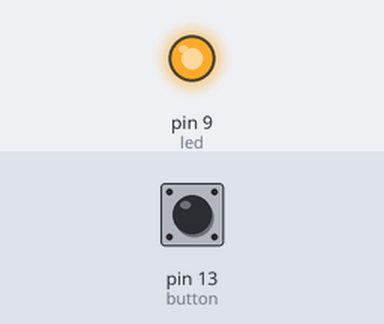
Simulated run of this sketch. Board: Arduino Uno, built with avr-gcc and run on an emulated ATmega328P. On the bench: output pins drawn as LEDs (lit = HIGH). Inputs (shaded band) come from the test bench; at power-on: pin 13 (button) LOW. What the sketch prints to the serial monitor is not drawn.

Above: at 1.2 s.
1.3 s: pin 13 (button) pulled HIGH for 0.15 s
At 4.1 s:
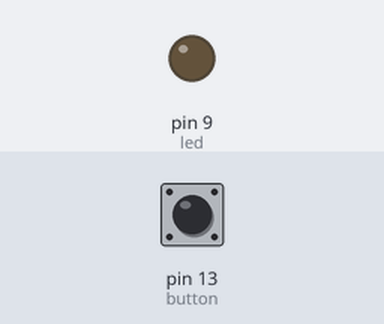
4.4 s: pin 13 (button) pulled HIGH for 1 s
At 6.9 s:
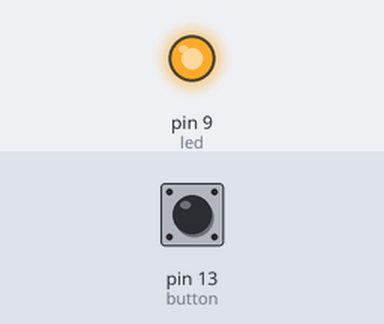
7.9 s: pin 13 (button) pulled HIGH for 3.2 s
At 10.8 s:
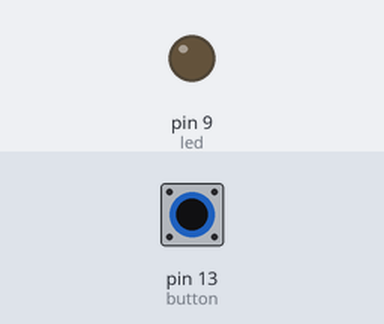
Timing chart, 0 to 12.3 s (numbered marks = the images above; inputs shaded):
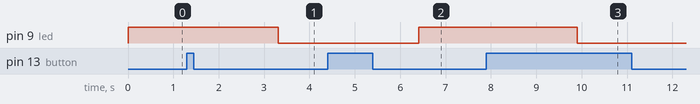

Measured:
- after the input at 1.3 s, pin 9 (led): HIGH → LOW after 2.0 s
- after the input at 4.4 s, pin 9 (led): LOW → HIGH after 2.0 s
- after the input at 7.9 s, pin 9 (led): HIGH → LOW after 2.0 s

The sketch:

button_light_detect_long_press.ino
```cpp
int button = 13;
int led = 9;

int lightOn = HIGH;
int previousButtonState = LOW;
int buttonState = HIGH;
boolean buttonActive = false;

long timer;
long longPressTime = 2000;

void setup() {
  Serial.begin(9600);
  pinMode(led, OUTPUT);
  pinMode(button, INPUT);

}

void loop() {

  buttonState = digitalRead(button);
  Serial.println(buttonState);

  if (buttonState == HIGH && previousButtonState == LOW) {
    // if state is 1 and previous state was 0 (if state changed)
    buttonActive = true;
    timer = millis(); // start timer
  }

  if (buttonActive && millis() - timer > longPressTime) {
    // if button press is over 2 seconds then turn light on/off
    lightOn = lightOn == HIGH ? LOW : HIGH;
    buttonActive = false;
  }

  digitalWrite(led, lightOn);
  previousButtonState = buttonState;
}
```
